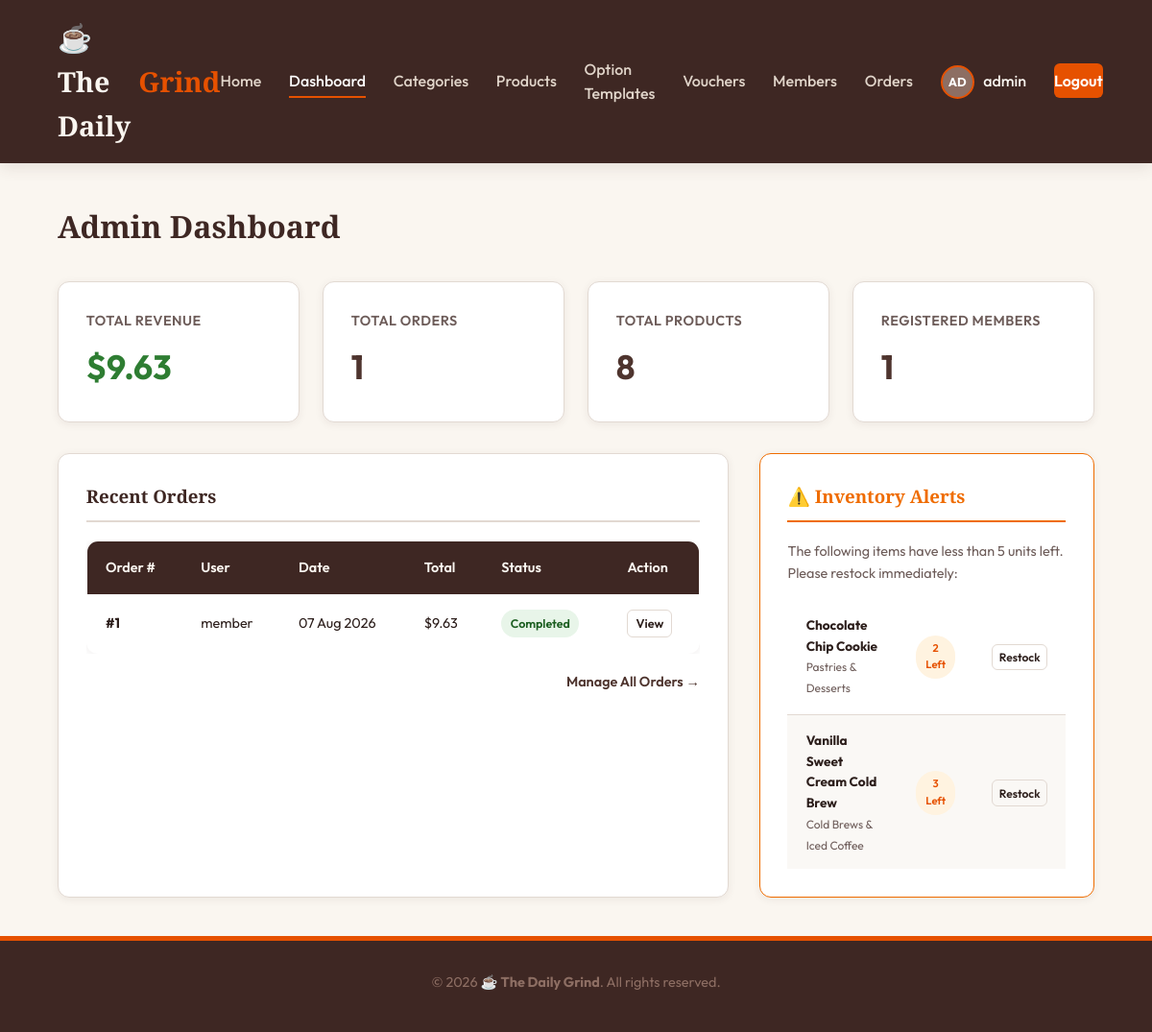
/admin/index.php (signed in), run on an earlier commit of the app's database.
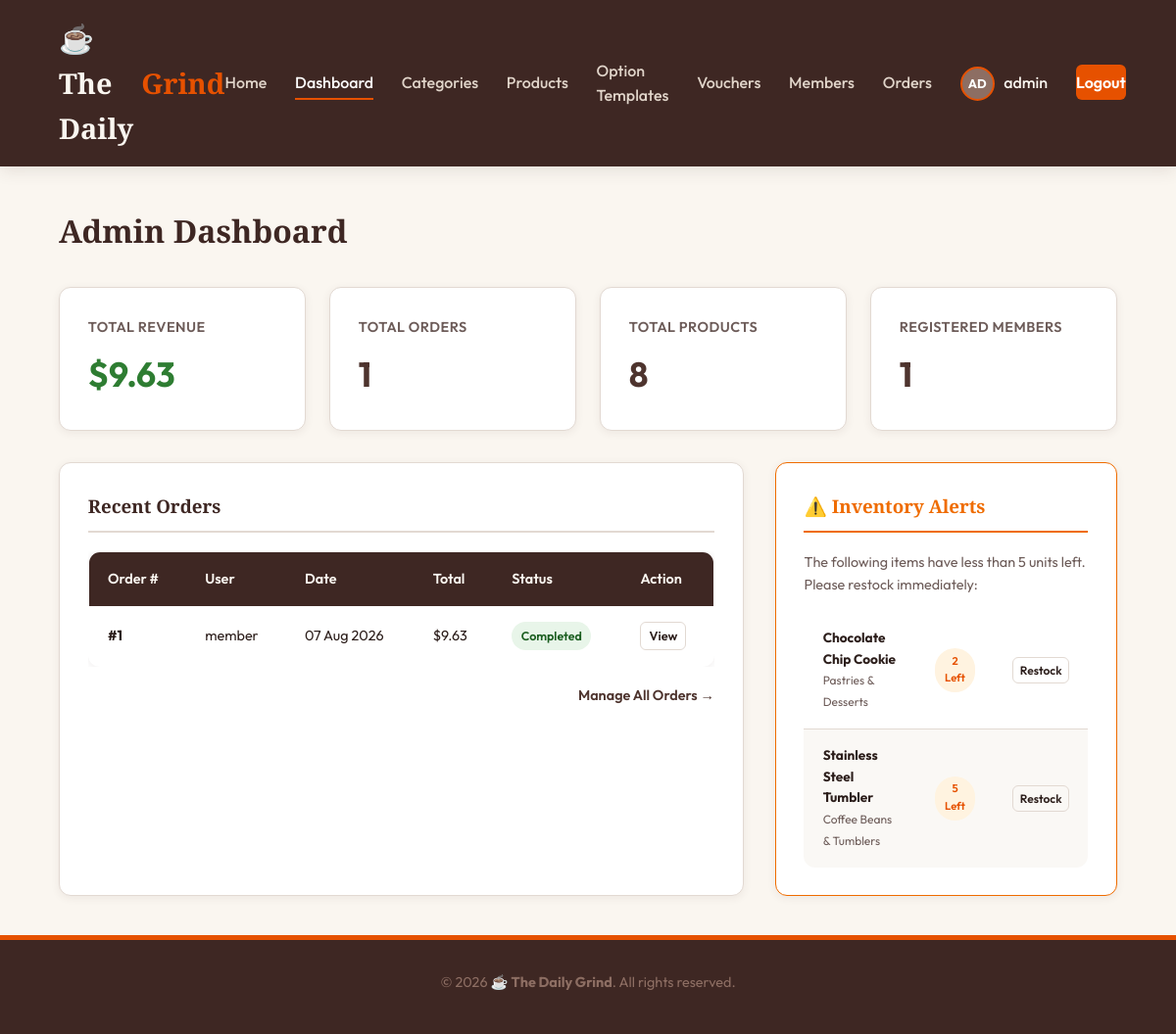
And on a later commit of the database.
### tables this page shows
CREATE TABLE `orders` (
  `id` INT AUTO_INCREMENT PRIMARY KEY,
  `user_id` INT DEFAULT NULL,
  `voucher_id` INT DEFAULT NULL,
  `customer_name` VARCHAR(100) NOT NULL,
  `customer_phone` VARCHAR(20) NOT NULL,
  `fulfillment_type` ENUM('pickup', 'delivery') NOT NULL DEFAULT 'delivery',
  `shipping_address` TEXT DEFAULT NULL, 
  `discount_amount` DECIMAL(10, 2) NOT NULL DEFAULT 0.00,
  `total_price` DECIMAL(10, 2) NOT NULL,
  `status` ENUM('Pending', 'Processing', 'Completed', 'Cancelled') DEFAULT 'Pending',
  `order_date` TIMESTAMP DEFAULT CURRENT_TIMESTAMP,
  FOREIGN KEY (`user_id`) REFERENCES `users` (`id`) ON DELETE SET NULL,
  FOREIGN KEY (`voucher_id`) REFERENCES `vouchers` (`id`) ON DELETE SET NULL,
  INDEX `idx_orders_status` (`status`),
  INDEX `idx_orders_fulfillment` (`fulfillment_type`), 
  INDEX `idx_orders_date` (`order_date`)
);

CREATE TABLE `users` (
  `id` INT AUTO_INCREMENT PRIMARY KEY,
  `username` VARCHAR(50) NOT NULL UNIQUE,
  `email` VARCHAR(100) NOT NULL UNIQUE,
  `password` VARCHAR(255) NOT NULL,
  `full_name` VARCHAR(100) NOT NULL,
  `phone` VARCHAR(20) DEFAULT NULL,
  `photo` VARCHAR(255) DEFAULT 'default_user.png',
  `role` ENUM('admin', 'member') DEFAULT 'member',
  `status` ENUM('active', 'blocked') DEFAULT 'active',
  `created_at` TIMESTAMP DEFAULT CURRENT_TIMESTAMP,
  INDEX `idx_users_status` (`status`)
);

CREATE TABLE `products` (
  `id` INT AUTO_INCREMENT PRIMARY KEY,
  `category_id` INT DEFAULT NULL,
  `name` VARCHAR(100) NOT NULL,
  `description` TEXT DEFAULT NULL,
  `price` DECIMAL(10, 2) NOT NULL,
  `stock` INT UNSIGNED DEFAULT 0,
  `created_at` TIMESTAMP DEFAULT CURRENT_TIMESTAMP,
  FOREIGN KEY (`category_id`) REFERENCES `categories` (`id`) ON DELETE SET NULL,
  INDEX `idx_products_name` (`name`)
);

CREATE TABLE `categories` (
  `id` INT AUTO_INCREMENT PRIMARY KEY,
  `name` VARCHAR(50) NOT NULL UNIQUE,
  `description` TEXT DEFAULT NULL
);

### admin/index.php (the view, shortened to what the changed rows need)
<?php
require_once __DIR__ . '/../includes/header.php';
$low_stock_stmt = $pdo->query("SELECT p.*, c.name as category_name
                               FROM products p
                               LEFT JOIN categories c ON p.category_id = c.id
                               WHERE p.stock <= 5
                               ORDER BY p.stock ASC");
$low_stock_items = $low_stock_stmt->fetchAll();
$recent_orders_stmt = $pdo->query("SELECT o.*, u.username
                                   FROM orders o
                                   LEFT JOIN users u ON o.user_id = u.id
                                   ORDER BY o.order_date DESC
                                   LIMIT 5");
$recent_orders = $recent_orders_stmt->fetchAll();
?>
<h1 style="margin-bottom: 2rem;">Admin Dashboard</h1>
<div class="admin-dashboard">
    <div class="admin-columns">
        <div class="admin-panel">
            <?php if (empty($recent_orders)): ?>
                <p style="color: var(--text-muted);">No orders placed yet.</p>
            <?php else: ?>
                <div class="table-responsive">
                    <table class="table" style="font-size: 0.9rem;">
                        <thead>
                            <tr>
                                <th>Order #</th>
                                <th>User</th>
                                <th>Date</th>
                                <th>Total</th>
                                <th>Status</th>
                                <th>Action</th>
                            </tr>
                        </thead>
                        <tbody>
                            <?php foreach ($recent_orders as $ord): ?>
                                <tr>
                                    <td><strong>#<?= $ord['id'] ?></strong></td>
                                    <td><?= htmlspecialchars($ord['username'] ?? 'Guest/Deleted') ?></td>
                                    <td><?= date('d M Y', strtotime($ord['order_date'])) ?></td>
                                    <td>$<?= number_format($ord['total_price'], 2) ?></td>
                                    <td>
                                        <span class="badge badge-<?= strtolower($ord['status']) ?>">
                                            <?= htmlspecialchars($ord['status']) ?>
                                        </span>
                                    </td>
                                    <td>
                                        <a href="orders.php?detail_id=<?= $ord['id'] ?>" class="btn btn-secondary btn-sm" style="padding: 0.2rem 0.5rem; font-size: 0.8rem;">View</a>
                                    </td>
                                </tr>
                            <?php endforeach; ?>
                        </tbody>
                    </table>
                </div>
            <?php endif; ?>
        </div>
        <div class="admin-panel" style="border-color: var(--warning);">
            <?php if (empty($low_stock_items)): ?>
                <div class="alert alert-success" style="box-shadow: none; border-left: none; margin-bottom: 0;">
                    All products are fully stocked.
                </div>
            <?php else: ?>
                <div class="table-responsive" style="max-height: 280px; overflow-y: auto;">
                    <table class="table" style="font-size: 0.85rem; box-shadow: none; border: none;">
                        <tbody>
                            <?php foreach ($low_stock_items as $item): ?>
                                <tr>
                                    <td>
                                        <strong><?= htmlspecialchars($item['name']) ?></strong><br>
                                        <span style="font-size: 0.75rem; color: var(--text-muted);"><?= htmlspecialchars($item['category_name'] ?? 'Uncategorized') ?></span>
                                    </td>
                                    <td style="text-align: right;">
                                        <?php if ($item['stock'] == 0): ?>
                                            <span class="badge badge-cancelled" style="font-size: 0.7rem;">Sold Out</span>
                                        <?php else: ?>
                                            <span class="badge badge-pending" style="font-size: 0.7rem;"><?= $item['stock'] ?> Left</span>
                                        <?php endif; ?>
                                    </td>
                                    <td>
                                        <a href="products.php?action=edit&id=<?= $item['id'] ?>" class="btn btn-secondary btn-sm" style="padding: 0.2rem 0.4rem; font-size: 0.75rem;">Restock</a>
                                    </td>
                                </tr>
                            <?php endforeach; ?>
                        </tbody>
                    </table>
                </div>
            <?php endif; ?>
        </div>
    </div>
</div>
<?php
require_once __DIR__ . '/../includes/footer.php';
?>

What changed in the data, as far as the page shows it:
removed products: name "Vanilla Sweet Cream Cold Brew", category.name "Cold Brews & Iced Coffee", stock "3"
now on this page (row unchanged): products: name "Stainless Steel Tumbler", category.name "Coffee Beans & Tumblers", stock "5"
